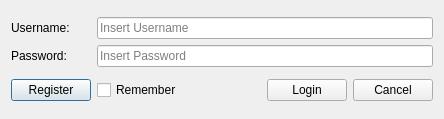
<?xml version="1.0" encoding="UTF-8"?>
<ui version="4.0">
 <class>form_user_login</class>
 <widget class="QDialog" name="form_user_login">
  <property name="geometry">
   <rect>
    <x>0</x>
    <y>0</y>
    <width>444</width>
    <height>119</height>
   </rect>
  </property>
  <property name="windowTitle">
   <string>Dialog</string>
  </property>
  <layout class="QVBoxLayout" name="verticalLayout">
   <item>
    <layout class="QVBoxLayout" name="accountInfoLayout">
     <item>
      <layout class="QHBoxLayout" name="usernameHorizonalLayout">
       <item>
        <widget class="QLabel" name="usernameLabel">
         <property name="sizePolicy">
          <sizepolicy hsizetype="Preferred" vsizetype="Fixed">
           <horstretch>0</horstretch>
           <verstretch>0</verstretch>
          </sizepolicy>
         </property>
         <property name="minimumSize">
          <size>
           <width>80</width>
           <height>0</height>
          </size>
         </property>
         <property name="maximumSize">
          <size>
           <width>60</width>
           <height>16777215</height>
          </size>
         </property>
         <property name="text">
          <string>Username:</string>
         </property>
        </widget>
       </item>
       <item>
        <widget class="QLineEdit" name="userNameLineEdit">
         <property name="placeholderText">
          <string>Insert Username</string>
         </property>
        </widget>
       </item>
      </layout>
     </item>
     <item>
      <layout class="QHBoxLayout" name="passwordHorizonalLayout">
       <item>
        <widget class="QLabel" name="passwordLabel">
         <property name="sizePolicy">
          <sizepolicy hsizetype="Fixed" vsizetype="Preferred">
           <horstretch>0</horstretch>
           <verstretch>0</verstretch>
          </sizepolicy>
         </property>
         <property name="minimumSize">
          <size>
           <width>80</width>
           <height>0</height>
          </size>
         </property>
         <property name="maximumSize">
          <size>
           <width>60</width>
           <height>16777215</height>
          </size>
         </property>
         <property name="text">
          <string>Password:</string>
         </property>
        </widget>
       </item>
       <item>
        <widget class="QLineEdit" name="passwordLineEdit">
         <property name="inputMask">
          <string/>
         </property>
         <property name="maxLength">
          <number>20</number>
         </property>
         <property name="echoMode">
          <enum>QLineEdit::Password</enum>
         </property>
         <property name="placeholderText">
          <string>Insert Password</string>
         </property>
        </widget>
       </item>
      </layout>
     </item>
    </layout>
   </item>
   <item>
    <layout class="QHBoxLayout" name="buttonBarHorizonalLayout">
     <item>
      <widget class="QPushButton" name="registerPushButton">
       <property name="text">
        <string>Register</string>
       </property>
      </widget>
     </item>
     <item>
      <layout class="QHBoxLayout" name="horizontalLayout">
       <item>
        <widget class="QCheckBox" name="rememberUserCheckbox">
         <property name="text">
          <string>Remember</string>
         </property>
        </widget>
       </item>
      </layout>
     </item>
     <item>
      <spacer name="buttonBarHorizontalSpacer">
       <property name="orientation">
        <enum>Qt::Horizontal</enum>
       </property>
       <property name="sizeHint" stdset="0">
        <size>
         <width>40</width>
         <height>20</height>
        </size>
       </property>
      </spacer>
     </item>
     <item>
      <widget class="QPushButton" name="loginButton">
       <property name="text">
        <string>Login</string>
       </property>
      </widget>
     </item>
     <item>
      <widget class="QPushButton" name="cancelButton">
       <property name="text">
        <string>Cancel</string>
       </property>
      </widget>
     </item>
    </layout>
   </item>
  </layout>
 </widget>
 <resources/>
 <connections/>
</ui>
